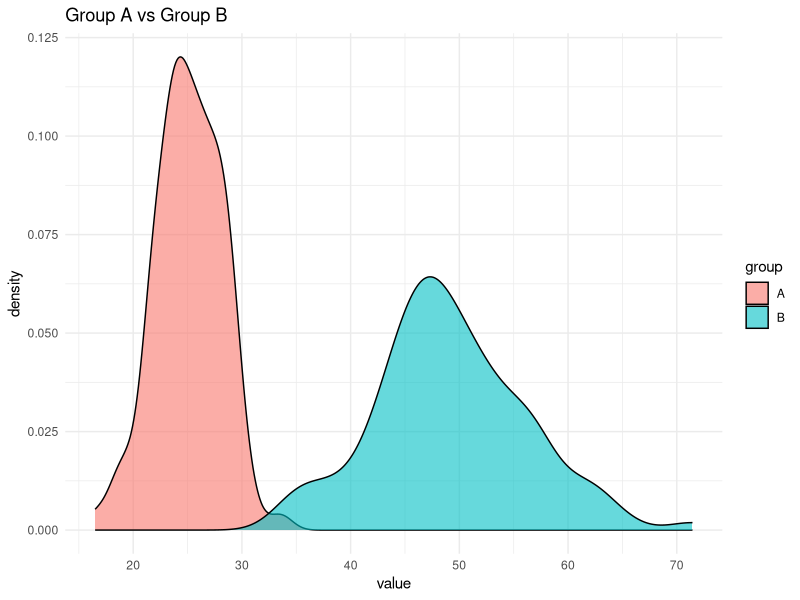
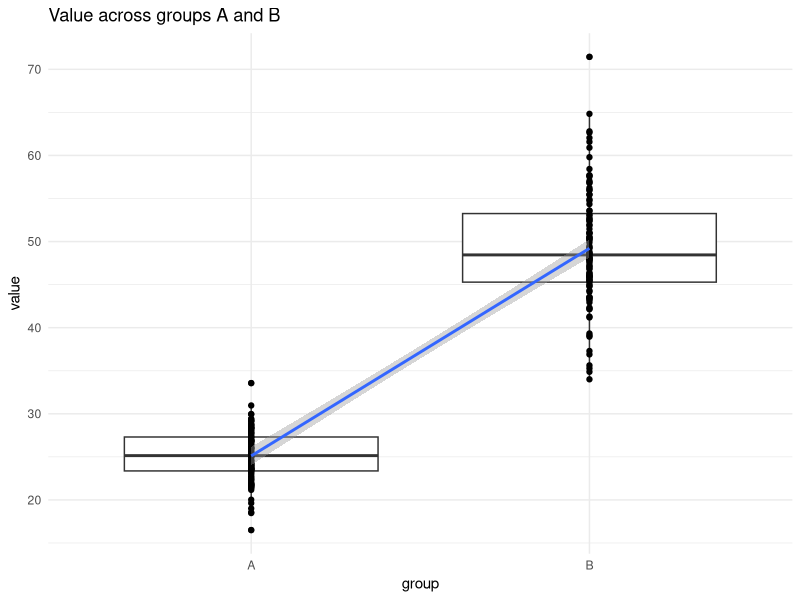
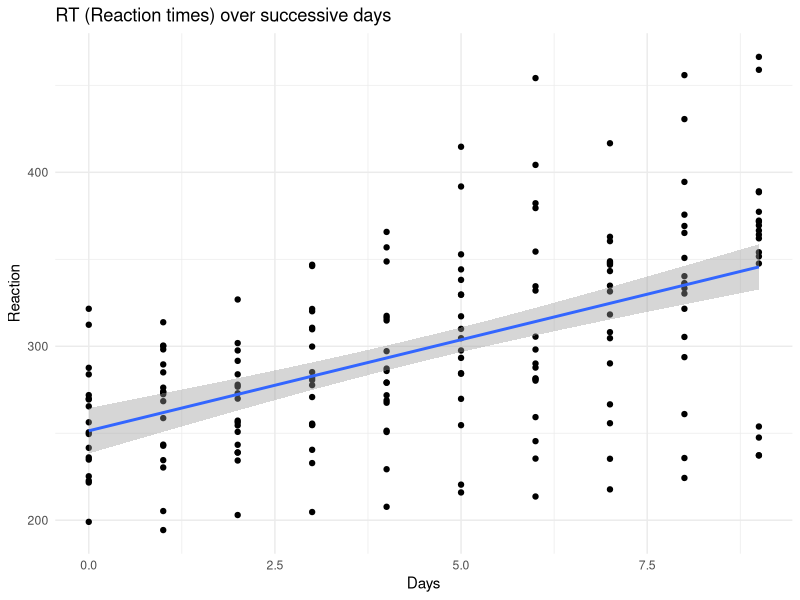
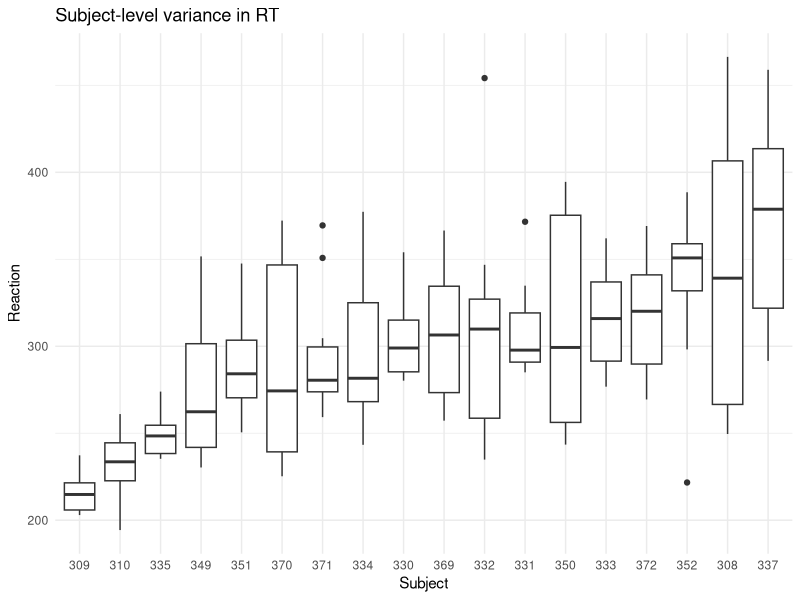
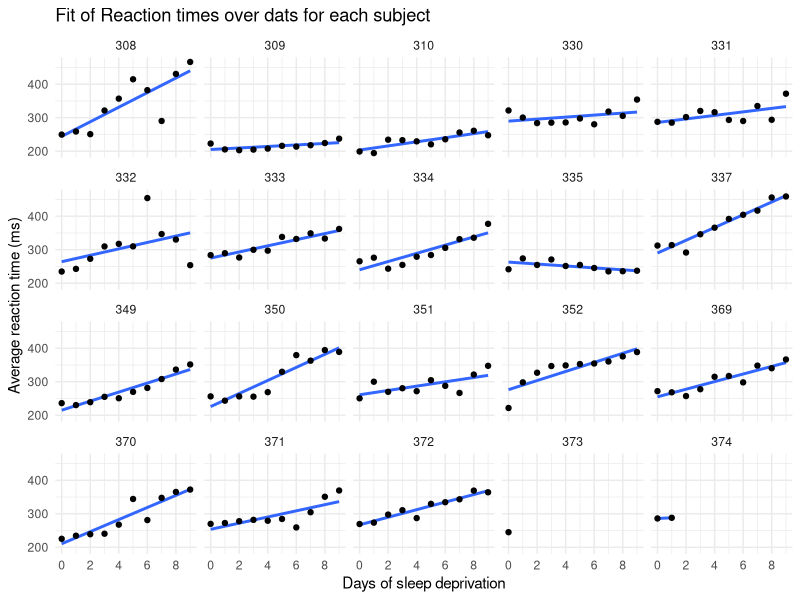
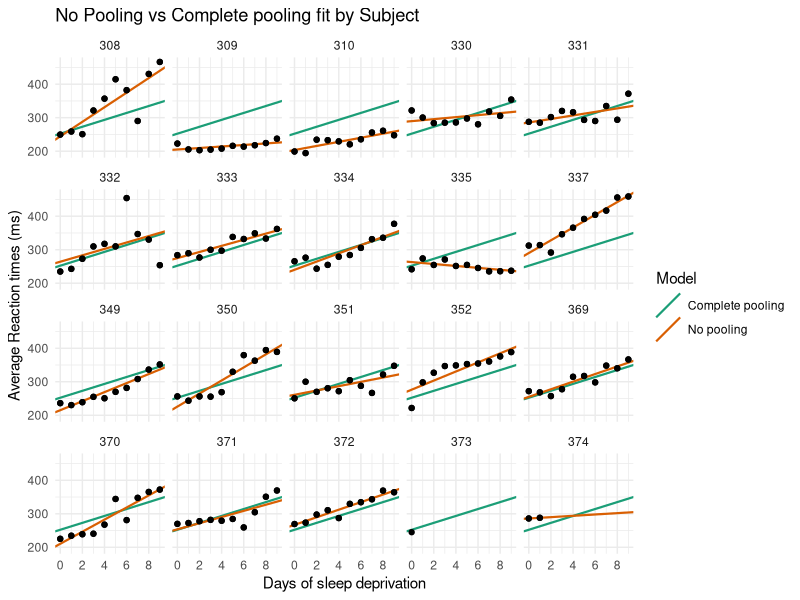
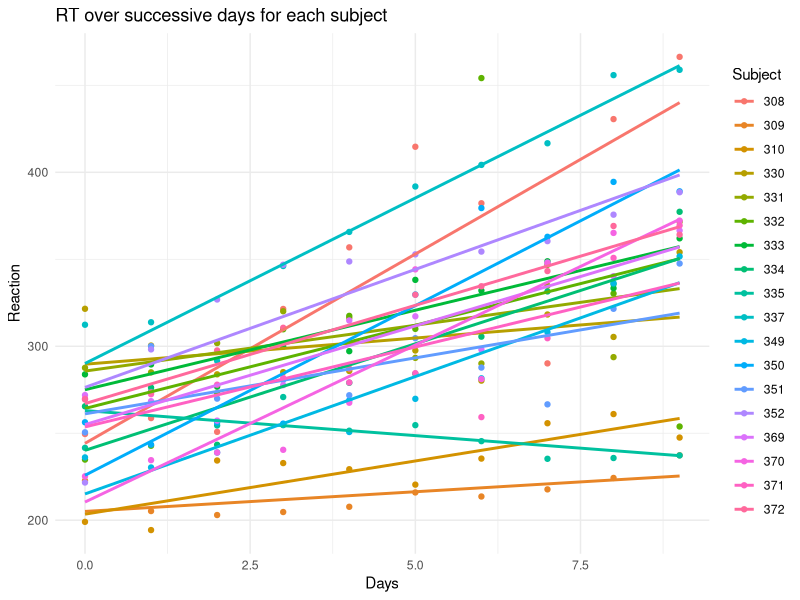
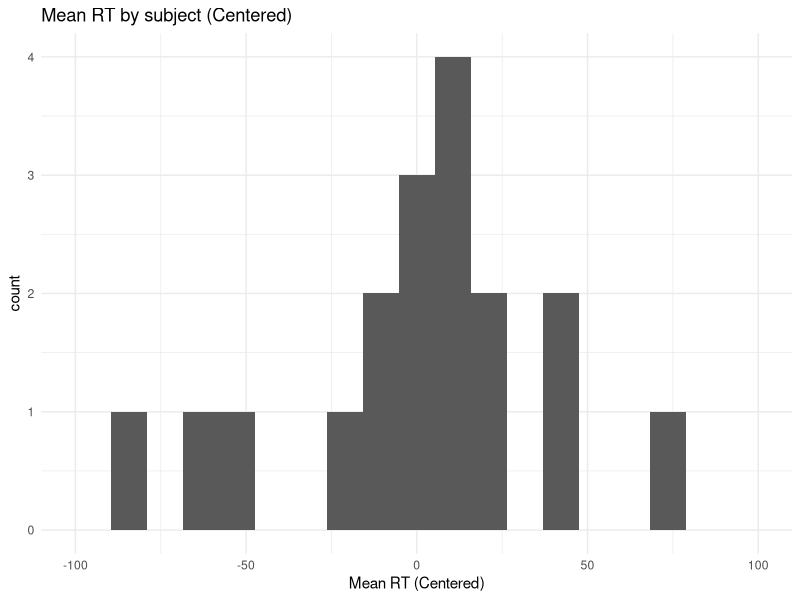

Write R code to recreate these figures, in order.
## ---- chunk 1
library(tidyverse)
library(lme4)
library(ggplot2)
library(tibble)
## ---- chunk 2
# GLOBAL VARIABLES
N_OBSERVATIONS <- 100

# Local group variables
mean_A <- 25
sd_A <- 3
mean_B <- 50
sd_B <- 8

A <- rnorm(N_OBSERVATIONS, mean = mean_A, sd = sd_A)
B <- rnorm(N_OBSERVATIONS, mean = mean_B, sd = sd_B)
## ---- chunk 3
df <- data.frame(A = A, B = B) %>%
      gather() %>%
      mutate(group = key)
print(head(df))
## ---- chunk 4
df %>%
  ggplot(aes(x= value, fill=group)) +
    geom_density(alpha=.6) +
    labs(title="Group A vs Group B") + 
    theme_minimal()
## ---- chunk 5
simple_model <- lm(data = df, value ~ group)
summary(simple_model)
## ---- chunk 6
print(simple_model$coefficients["(Intercept)"])
cat("This is the mean of group A: ", mean(A),"\n")
print(simple_model$coefficient["groupB"])
## ---- chunk 7
print(mean(B) - mean(A))
## ---- chunk 8
df %>%
  ggplot() +
  geom_boxplot(aes(x=group, y=value)) + 
  geom_point(aes(x=as.integer(factor(group)), y = value)) + 
  geom_smooth(aes(x=as.integer(factor(group)), y=value), method="lm") +
  labs(title="Value across groups A and B") + 
  theme_minimal()
## ---- chunk 9
sleepstudy <- lme4::sleepstudy
print(head(sleepstudy))
## ---- chunk 10
sleepstudy %>%
  ggplot(aes(x=Days,y=Reaction)) + 
  geom_point() + 
  geom_smooth(method="lm") + 
  labs(title= "RT (Reaction times) over successive days") + 
  theme_minimal()
## ---- chunk 11
naive_model <- lm(data = sleepstudy,
                  Reaction ~ Days)
summary(naive_model)
## ---- chunk 12
sleepstudy %>%
  ggplot(aes(x=reorder(Subject,Reaction),
             y=Reaction)) + 
  geom_boxplot() + 
  labs(title="Subject-level variance in RT", x = "Subject") + 
  theme_minimal()
## ---- chunk 13
sleepstudy <- sleepstudy %>%
  as_tibble() %>%
  mutate(Subject = as.character(Subject))
head(sleepstudy)
## ---- chunk 14
# Let's add two new fake subjects
df_sleep <- bind_rows(sleepstudy, 
                      tibble(Reaction = c(286,288), Days = 0:1, Subject = "374"),
                      tibble(Reaction = 245, Days = 0, Subject = "373"))
## ---- chunk 15
df_sleep %>%
  ggplot(aes(x=Days, y=Reaction)) +
  geom_smooth(method="lm", se=FALSE) +
  geom_point() +
  facet_wrap("Subject") +
  labs(title="Fit of Reaction times over dats for each subject",
       x="Days of sleep deprivation",
       y="Average reaction time (ms)") +
  scale_x_continuous(breaks = 0:4 * 2) +
  theme_minimal()
## ---- chunk 16
df_no_pooling <- lmList(Reaction ~ Days | Subject, df_sleep) %>%
  coef() %>%
  rownames_to_column("Subject") %>%
  rename(Intercept = `(Intercept)`, Slope_Days = Days) %>%
  add_column(Model = "No pooling") %>%
  filter(Subject != "373")
head(df_no_pooling)
## ---- chunk 17
# Fit a model on all the data pooled together
m_pooled <- lm(Reaction ~ Days, df_sleep)

# Repeat the intercept and slope terms for each participant
df_pooled <- tibble(
  Model = "Complete pooling",
  Subject = unique(df_sleep$Subject),
  Intercept = coef(m_pooled)[1],
  Slope_Days = coef(m_pooled)[2]
)
head(df_pooled)
## ---- chunk 18
# Join the raw data so we can use plot the points and the lines.
df_models <- bind_rows(df_pooled, df_no_pooling) %>%
  left_join(df_sleep, by = "Subject")

p_pooling_comparison <- df_models %>%
  ggplot(aes(x=Days,
             y=Reaction)) +
  geom_abline(aes(intercept=Intercept,
                  slope=Slope_Days,
                  color=Model),
              size=.75) +
  geom_point() +
  facet_wrap("Subject") +
  labs(title = "No Pooling vs Complete pooling fit by Subject",
       x="Days of sleep deprivation",
       y="Average Reaction times (ms)") +
  scale_x_continuous(breaks = 0:4*2) + 
  scale_color_brewer(palette="Dark2") +
  theme(legend.position = "bottom", legend.justification = "right") +
  theme_minimal()
p_pooling_comparison
## ---- chunk 19
sleepstudy %>%
  ggplot(aes(x=Days,y=Reaction,color=Subject)) + 
  geom_point() + 
  geom_smooth(method="lm",se=FALSE) + 
  labs(title="RT over successive days for each subject") +
  theme_minimal()
## ---- chunk 20
model_full = lmer(data = sleepstudy,
                  Reaction ~ Days + (1 + Days | Subject),
                  REML = FALSE)
summary(model_full)
## ---- chunk 21
# We omit the fixed effect of Days.
model_reduced <- lmer(data = sleepstudy,
                      Reaction ~ (1 + Days | Subject),
                      REML = FALSE)
## ---- chunk 22
comparison <- anova(model_full, model_reduced)
comparison
## ---- chunk 23
chisq = round(comparison$Chisq[2],2)
chisq
## ---- chunk 24
df <- comparison$Df[2]
df
## ---- chunk 25
pvalue <- comparison$`Pr(>Chisq)`[2]
pvalue
## ---- chunk 26
coef_days = fixef(model_full)["Days"]
coef_days
## ---- chunk 27
# We are basically evaluating the overall mean of the population reaction times.
# Then, we are grouping by subject and creating a we new column mean_rt that will contain the average value of Reaction times for each subject. 
# Then we are mutating by adding a new column that is the average value of the Reaction times for eeach subject centered around the average value of the whole population. 

group_mean <- mean(sleepstudy$Reaction)

by_subject <- sleepstudy %>%
  group_by(Subject) %>%
  summarise(mean_rt = mean(Reaction)) %>%
  mutate(mean_rt_centered = mean_rt - group_mean)
## ---- chunk 28
by_subject %>%
  ggplot(aes(x=mean_rt_centered)) + 
  geom_histogram(bins=20) + 
  labs(title="Mean RT by subject (Centered)", x="Mean RT (Centered)") +
  scale_x_continuous(limits=c(-100,100)) + 
  theme_minimal()
## ---- chunk 29
model_null <- lmer(data =sleepstudy,
                   Reaction ~ (1 | Subject),
                   REML = FALSE)
by_subject$random_intercepts = ranef(model_null)$Subject$`(Intercept)`

by_subject %>%
  ggplot(aes(x=random_intercepts)) + 
  geom_histogram(bins=20) + 
  labs(title = "Random intercepts for each subject",
      x = "Random intercept") +
  scale_x_continuous(limits=c(-100,100)) +
  theme_minimal()
## ---- chunk 30
by_subject$difference <- abs(by_subject$random_intercepts - by_subject$mean_rt_centered)

#this shows:
#1) perfectly linear (as expected)
#2) slight shrinkage (max/min real RT are slightly larger magnitude than random intercept estimates)
#3) the differences between real RT and random intercept grow larger as your approach the ends of the distribution

by_subject %>%
  ggplot(aes(x=mean_rt_centered,
             y=random_intercepts,
             color=difference)) +
  geom_point() + 
  scale_x_continuous(limits = c(-100,100)) + 
  scale_y_continuous(limits = c(-100,100)) +
  labs(title="By-subject intercepts and by-subject mean RTs",
       x="By subject mean rt (centered)",
       y="Random intercept") + 
  theme_minimal()
## ---- chunk 31
model <- lmer(Reaction ~ 1 + Days + (1 + Days | Subject), df_sleep)
arm::display(model)
## ---- chunk 32
# Make a dataframe with the fitted effects
df_partial_pooling <- coef(model)[["Subject"]] %>%
  rownames_to_column("Subject") %>%
  as_tibble() %>%
  rename(Intercept = `(Intercept)`, Slope_Days = Days) %>%
  add_column(Model = "Partial pooling")
head(df_partial_pooling)
## ---- chunk 33
df_models <- bind_rows(df_pooled, df_no_pooling, df_partial_pooling) %>%
  left_join(df_sleep, by="Subject")
p_pooling_comparison %+% df_models
## ---- chunk 34
df_zoom <- df_models %>% 
  filter(Subject %in% c("335", "350", "373", "374"))

p_pooling_comparison %+% df_zoom
## ---- chunk 35
df_fixedf <- tibble(
  Model = "Partial pooling (average)",
  Intercept = fixef(model)[1],
  Slope_Days = fixef(model)[2]
)

# Complete pooling / fixed effects are center of gravity in the plot
df_gravity <- df_pooled %>%
  distinct(Model, Intercept, Slope_Days) %>%
  bind_rows(df_fixedf)
df_gravity

df_pulled <- bind_rows(df_no_pooling, df_partial_pooling)
df_pulled %>%
  ggplot(aes(x=Intercept,
             y=Slope_Days,
             color=Model,
             shape=Model)) + 
  # Draw all points of no pooling and partial pooling
  geom_point(size=2) +
  # Draw intercept and slope of complete pooling vs partial pooling
  geom_point(data = df_gravity,
             size= 5,
             show.legend = FALSE) +
  # Draw an arrow connecting the observations between models
  geom_path(aes(group=Subject,
                color=NULL),
            arrow=arrow(length=unit(.02,"npc")),
            show.legend=FALSE) +
  # Use ggrepel to jitter the labels away from the points for visibility
  ggrepel::geom_text_repel(aes(label=Subject,
                               color=NULL),
                           data=df_no_pooling,
                           show.legend = FALSE) +
  # Don't forget subject 373, which is not collected by no_pooling
  ggrepel::geom_text_repel(aes(label=Subject,
                               color=NULL),
                           data=filter(df_partial_pooling,
                                       Subject == "373"),
                           show.legend = FALSE) +
  theme(
    legend.position="bottom",
    legend.justification="right"
  ) + 
  labs(title="Pooling of regression parameters",
       x="Intercept estimate",
       y="Slope estimate") +
  scale_shape_manual(values = c(15:18)) +
  scale_color_brewer(palette = "Dark2") 
## ---- chunk 36
# Extract the matrix
cov_mat <- VarCorr(model)[["Subject"]]
# Stripp off some details so that just the useful part is printed
attr(cov_mat, "stddev") <- NULL
attr(cov_mat, "correlation") <- NULL
cov_mat
## ---- chunk 37
# Helper function to make a data-frame of ellipse points that includes the levels as a column
make_ellipse <- function(cov_mat, center, level){
  ellipse::ellipse(cov_mat, centre=center, level=level) %>%
    as.data.frame() %>%
    add_column(level=level) %>%
    as_tibble()
}

center <- fixef(model)
# Level:
# The confidence level of a pairwise confidence region. The default is 0.95, for a 95% region. This is used to control the size of the ellipse being plotted. A vector of levels may be used.
levels <- c(.1, .3, .5, .7, .9)

# Create an ellipse dataframe for each of the levels defined above and combine them
df_ellipse <- levels %>%
  lapply(
    function (x) make_ellipse(cov_mat, center, level=x)
  ) %>%
  bind_rows() %>%
  rename(Intercept = `(Intercept)`, Slope_Days = Days)
head(df_ellipse)
## ---- chunk 38
# Euclidean distance
contour_dist <- function(xs, ys, center_x, center_y) {
  x_diff <- (center_x - xs) ^ 2
  y_diff <- (center_y - ys) ^ 2
  sqrt(x_diff + y_diff)
}

# Find the point to label in each ellipse.
df_label_locations <- df_ellipse %>% 
  group_by(level) %>%
  filter(
    Intercept < quantile(Intercept, .25), 
    Slope_Days < quantile(Slope_Days, .25)
  ) %>% 
  # Compute distance from center.
  mutate(
    dist = contour_dist(Intercept, Slope_Days, fixef(model)[1], fixef(model)[2])
  ) %>% 
  # Keep smallest values.
  top_n(-1, wt = dist) %>% 
  ungroup()

# I also want to add the number of the topological contours evaluated in df_label_locations

ggplot(df_pulled) + 
  aes(x = Intercept, y = Slope_Days, color = Model, shape = Model) + 
  # Draw contour lines from the distribution of effects
  geom_path(
    aes(group = level, color = NULL, shape = NULL), 
    data = df_ellipse, 
    linetype = "dashed", 
    color = "grey40"
  ) + 
  geom_point(
    aes(shape = Model),
    data = df_gravity, 
    size = 5,
    show.legend = FALSE
  ) + 
  geom_point(size = 2) + 
  geom_path(
    aes(group = Subject, color = NULL), 
    arrow = arrow(length = unit(.02, "npc")),
    show.legend = FALSE
  ) + 
  geom_text(aes(label=level,
                color=NULL,
                shape=NULL),
            data=df_label_locations,
            nudge_x=.5,
            nudge_y=.8,
            size=3.5,
            color="grey40") +
  theme(
    legend.position = "bottom", 
    legend.justification = "right"
  ) + 
  ggtitle("Topographic map of regression parameters") + 
  xlab("Intercept estimate") + 
  ylab("Slope estimate") + 
  scale_color_brewer(palette = "Dark2") +
  scale_shape_manual(values = c(15:18))
